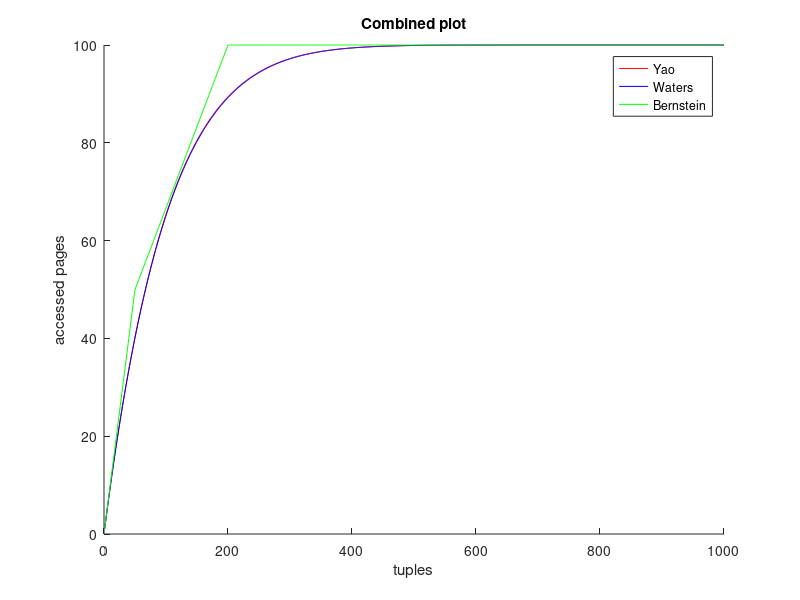
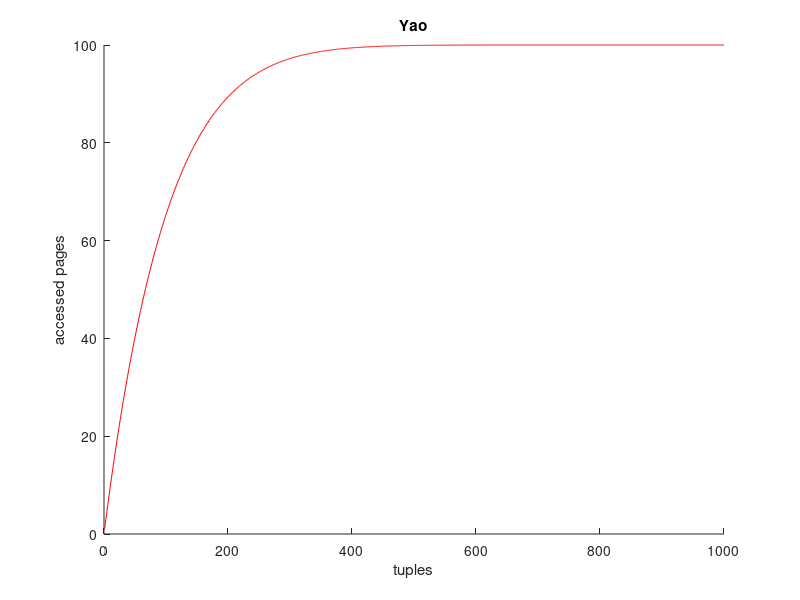
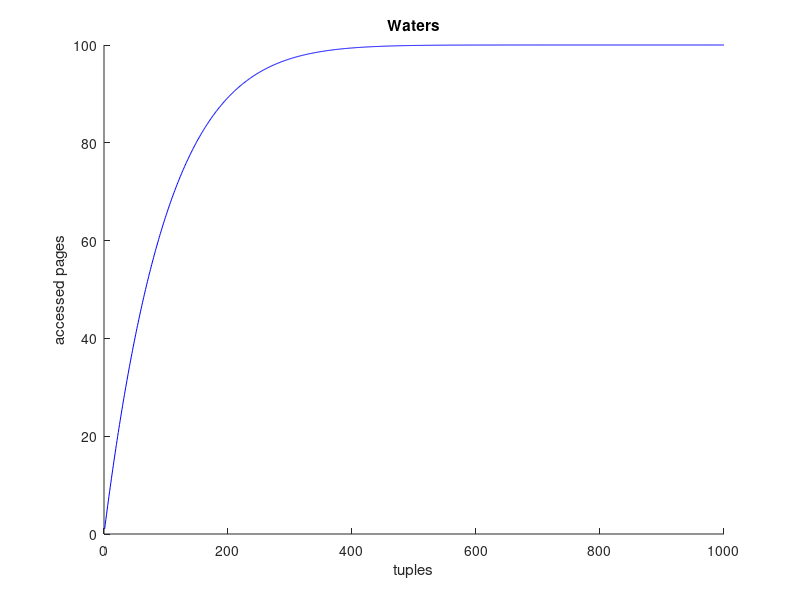
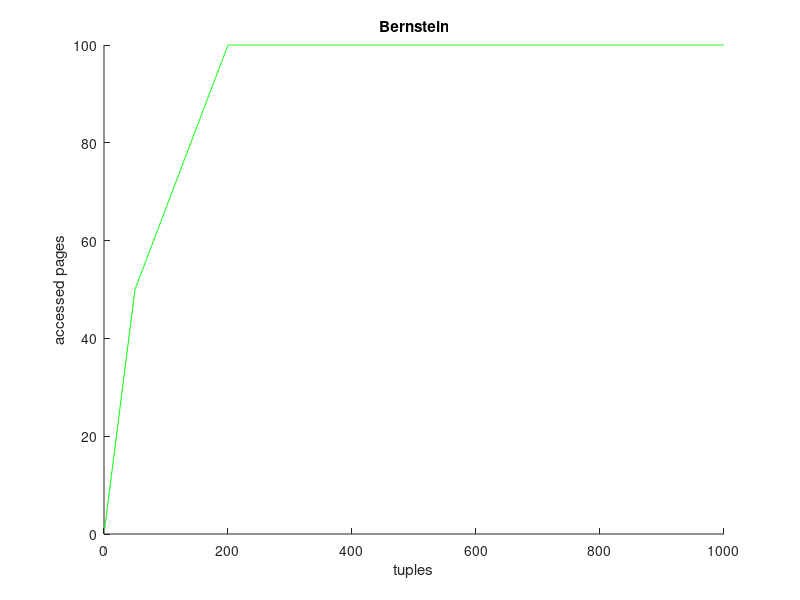

Here is the MATLAB script that generated these plots, in order:
close all; clear all; clc;

m = 100;
n = 10;

N = n*m;
Y = zeros(1,N);     % Yao
Y_w = zeros(1,N);   % Waters
Y_b = zeros(1,N);   % Bernstein


for k = 1:1000
    if (k<=N-n) 
        % Yao
        %p = nchoosek(N-n,k)/nchoosek(N,k); %not exact
        X = 0:k-1;
        p = prod((N-n-X)./(N-X));
        Y(k)   = m*(1-p);
        % Waters
        Y_w(k) = m*(1-(1-k/N)^n);
    else
        Y(k) = m;
        Y_w(k) = m;
    end
    
    % Bernstein
    if (k<m/2)
        Y_b(k) = k;
    elseif (k<2*m)
        Y_b(k) = (k+m)/3;
    else
        Y_b(k) = m;
    end
end

f1 = figure;
hold all;
ylabel('accessed pages');
xlabel('tuples');
f2 = copyobj(gcf,0);
f3 = copyobj(gcf,0);
f4 = copyobj(gcf,0);
figure(f1);
title('Combined plot');
plot(Y, 'Color', 'Red');
plot(Y_w, 'Color', 'Blue');
plot(Y_b, 'Color', 'Green');
legend('Yao', 'Waters', 'Bernstein');

figure(f2);
title('Yao');
plot(Y, 'Color', 'Red');

figure(f3);
title('Waters');
plot(Y_w, 'Color', 'Blue');

figure(f4);
title('Bernstein');
plot(Y_b, 'Color', 'Green');
